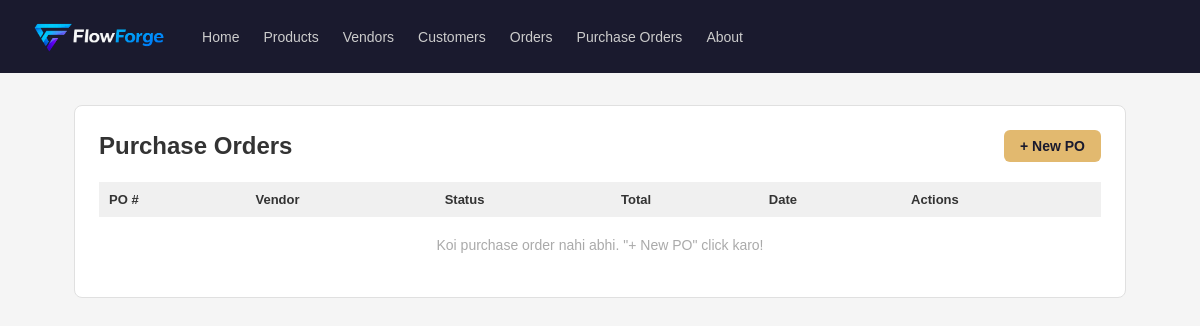
Before: /purchase-orders with the older database file.
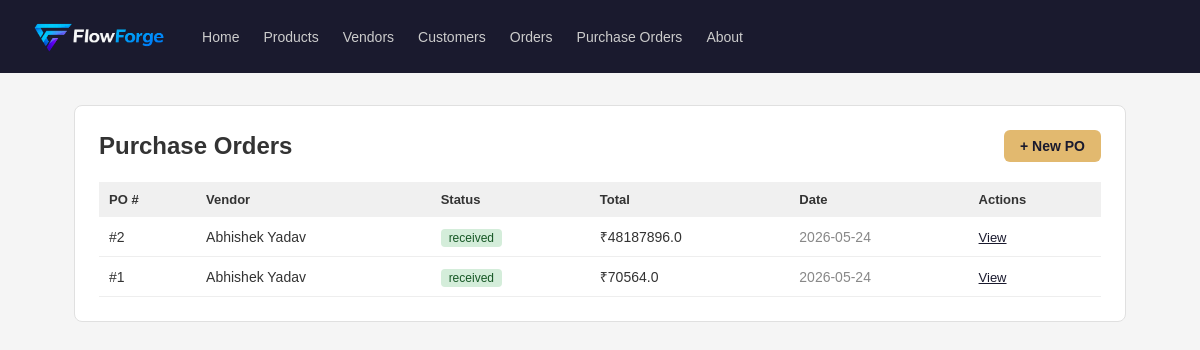
After: the same page with the newer database file.
### tables this page shows
CREATE TABLE purchase_orders (
            id INTEGER PRIMARY KEY AUTOINCREMENT,
            vendor_id INTEGER NOT NULL,
            status TEXT DEFAULT 'pending',
            total_amount REAL DEFAULT 0,
            created_at TIMESTAMP DEFAULT CURRENT_TIMESTAMP,
            FOREIGN KEY (vendor_id) REFERENCES vendors(id)
        );

CREATE TABLE vendors (
            id INTEGER PRIMARY KEY AUTOINCREMENT,
            name TEXT NOT NULL,
            email TEXT,
            phone TEXT,
            address TEXT
        );

### App.py (the view)
@app.route('/purchase-orders')
def po_list():
    db = get_db()
    purchase_orders = db.execute('''
        SELECT purchase_orders.*, vendors.name as vendor_name
        FROM purchase_orders
        JOIN vendors ON purchase_orders.vendor_id = vendors.id
        ORDER BY purchase_orders.created_at DESC
    ''').fetchall()
    db.close()
    return render_template('purchase_orders/list.html', purchase_orders=purchase_orders)

### database.py (called while the page is built)
def get_db():
    conn = sqlite3.connect(DATABASE)
    conn.row_factory = sqlite3.Row
    return conn

### templates/purchase_orders/list.html (shortened to what this page needs)
{% extends "base.html" %}
{% block content %}
<div class="card">
    <div style="display: flex; justify-content: space-between; align-items: center;">
        <h2>Purchase Orders</h2>
        <a href="/purchase-orders/add" style="background: #e2b96f; color: #1a1a2e; padding: 8px 16px;
           border-radius: 6px; text-decoration: none; font-size: 14px; font-weight: 600;">
            + New PO
        </a>
    </div>
    <table style="width: 100%; border-collapse: collapse; margin-top: 20px;">
        <thead>
            <tr style="background: #f0f0f0;">
                <th style="padding: 10px; text-align: left; font-size: 13px;">PO #</th>
                <th style="padding: 10px; text-align: left; font-size: 13px;">Vendor</th>
                <th style="padding: 10px; text-align: left; font-size: 13px;">Status</th>
                <th style="padding: 10px; text-align: left; font-size: 13px;">Total</th>
                <th style="padding: 10px; text-align: left; font-size: 13px;">Date</th>
                <th style="padding: 10px; text-align: left; font-size: 13px;">Actions</th>
            </tr>
        </thead>
        <tbody>
            {% for po in purchase_orders %}
            <tr style="border-bottom: 1px solid #eee;">
                <td style="padding: 10px; font-size: 14px;">#{{ po['id'] }}</td>
                <td style="padding: 10px; font-size: 14px;">{{ po['vendor_name'] }}</td>
                <td style="padding: 10px;">
                    <span style="
                        background: {% if po['status'] == 'received' %}#d4edda{% elif po['status'] == 'pending' %}#fff3cd{% else %}#f8d7da{% endif %};
                        color: {% if po['status'] == 'received' %}#155724{% elif po['status'] == 'pending' %}#856404{% else %}#721c24{% endif %};
                        padding: 2px 8px; border-radius: 4px; font-size: 12px;">
                        {{ po['status'] }}
                    </span>
                </td>
                <td style="padding: 10px; font-size: 14px;">₹{{ po['total_amount'] }}</td>
                <td style="padding: 10px; font-size: 14px; color: #888;">{{ po['created_at'][:10] }}</td>
                <td style="padding: 10px;">
                    <a href="/purchase-orders/{{ po['id'] }}"
                       style="font-size: 13px; color: #1a1a2e; margin-right: 12px;">View</a>
                </td>
            </tr>
            {% else %}
            <tr>
                <td colspan="6" style="padding: 20px; text-align: center; color: #aaa; font-size: 14px;">
                    Koi purchase order nahi abhi. "+ New PO" click karo!
                </td>
            </tr>
            {% endfor %}
        </tbody>
    </table>
</div>
{% endblock %}

Changed rows visible on the page:
added purchase_orders: id "2", vendor_name "Abhishek Yadav", status "received", total_amount "48187896.0", created_at "2026-05-24"
added purchase_orders: id "1", vendor_name "Abhishek Yadav", status "received", total_amount "70564.0", created_at "2026-05-24"
Other visible differences:
text no longer shown: "Koi purchase order nahi abhi. \"+ New PO\" click karo!"
